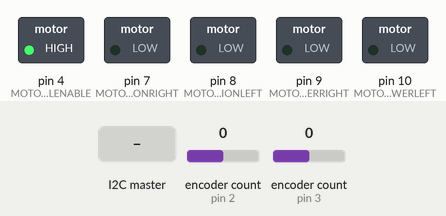
Recording of a sketch running on a simulated Arduino Uno, built with avr-gcc and run on an emulated ATmega328P. Shown: switched loads named in the sketch (green lamp = pin HIGH). Inputs (shaded band) come from the test bench; at power-on: encoder count (sensors on pin 2, pin 3) 0. What the sketch prints to the serial monitor is not drawn.

Above: at 1.7 s.
1.8 s: the I2C master sends the byte 200
At 2.6 s:
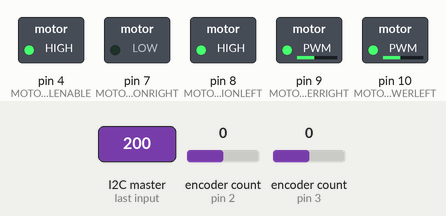
Timing chart, 0 to 4.8 s (numbered marks = the images above; inputs shaded):
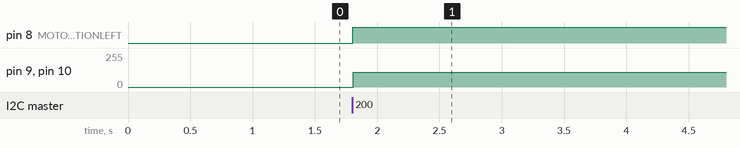

The sketch:

Demo2square.ino
```cpp
// Project Demo 1 for SEED Lasb EENG350
// Arduno reads motor encoders, commands it to the position chosen by the RPi running openCV
// Pins 9 & 10 are ON/OFF controls. Pins 7 & 8 are direction controls.
// Encoder pins are attached to pins 2 & 4, 3 & 5, and have interrupts attached to them.

//NOTES: POSITIVE ANGLES ARE CLOCKWISE ROTATION OF THE ROBOT, SEEN FROM ABOVE.
//left encoder read: negative if robot is going forward


//Include necessary libraries
#include <Wire.h>
#include <Encoder.h>

//Setup encoders
Encoder leftEnc(2, 6);
Encoder rightEnc(3, 5);

//Global costant declarations
#define clockFrequency 400000
#define MOTORPOWERLEFT 10
#define MOTORPOWERRIGHT 9
#define MOTORDIRECTIONLEFT 8
#define MOTORDIRECTIONRIGHT 7
#define MOTORGLOBALENABLE 4
#define ENCL1 2
#define ENCL2 6
#define ENCR1 3
#define ENCR2 5
#define CIRCUMFERENCE 0.769         //Wheel circumference in feet
#define COUNTSPERDEGREE 8.72       //originally 23.72
#define COUNTSPERFOOT 1730        // was 4161
#define FEETPERDEGREE 0.0057

                                    //These will be given by TA's
#define DESIREDFEET 8.4               //This will be TA assigned for task 2, 1ft for task 3
#define DESIREDANGLE 210            //This will be 0 for task 2, TA assigned for task 3

//Global variable declarations
long positionCommandLeft = 0;
long positionCommandRight = 0;
long errorLeft = 0;
long errorRight = 0;
long startingCountsLeft = 0;
long startingCountsRight = 0;
int straightDriveLevel = 130;
float controlLeft = 0;
float controlRight = 0;
float proportionalLeft = 0;
float proportionalRight = 0;
float derivative = 0;
float timeLoop = 0;
float startTime= 0;
float outputLeft = 0;
float outputRight = 0;
long encRightPrev = 0;
long encLeftPrev = 0;


float Ki = (0.01);
float Kp = (0.000001);
float KpDrive = (0.1);
float Ka = (0.0); // angular velocity proportional coefficient
//////////////////////////////////////////////////////////////////////////////////////////////////////////
int holdOn = 0;
volatile byte positionCommand = 0;

void receiveCommand(){
  while(Wire.available() > 0){
    positionCommand = Wire.read();
    holdOn = 1;
    Serial.println(positionCommand);
    if(positionCommand <= 90){
      turn(positionCommand);
      holdOn = 0;
    }
    else if(positionCommand > 90){
      positionCommand = positionCommand - 90;
      drive(positionCommand);
      holdOn = 0;
    }
    else if(positionCommand = 0){
      boxTurn(1);
      holdOn = 0;
    }
    else{
      holdOn = 0;
      break;
    }
  }
}

void sendCommand(){
  Wire.write(holdOn);
}


void setup() {
  Serial.begin(115200);               //Start serial debug
    //Begin I2C communication
  Wire.begin(0x04);  //slave adddress 1
  Wire.setClock(clockFrequency);
  Wire.onReceive(receiveCommand);
  Wire.onRequest(sendCommand);

  pinMode(MOTORPOWERLEFT, OUTPUT);  //Declare outputs as outputs
  pinMode(MOTORPOWERRIGHT, OUTPUT);
  pinMode(MOTORDIRECTIONLEFT, OUTPUT);
  pinMode(MOTORDIRECTIONRIGHT, OUTPUT);
  // pinMode(MOTORPOWERLEFT, OUTPUT); //duplicate
  pinMode(MOTORGLOBALENABLE, OUTPUT);
  pinMode(ENCL1, INPUT);            //Declare inputs as inputs
  pinMode(ENCL2, INPUT);
  pinMode(ENCR1, INPUT);
  pinMode(ENCR2, INPUT);

  digitalWrite(MOTORGLOBALENABLE, HIGH); //Must be high

  delay(500);                      //Wait 2 seconds before beginning movement
  Serial.println("Exiting setup()///////////////////////////////////////////////////////////////////");
}
///////////////////////////////////////////////////////////////////////////////////////////////////////////
void loop() {
  // turn(DESIREDANGLE);
  //Serial.println("Escaped turn, ready for drive.");
  //delay(1000);
  //drive(DESIREDFEET);
  //boxTurn(1);
  //exit(1);
}
///////////////////////////////////////////////////////////////////////////////////////////////////////////

/////////////////////////////////////////////////////////////////////////////////////////////////////////////////
void turn (int angle){
positionCommandLeft = 0;
positionCommandRight = 0;
errorLeft = 0;
errorRight = 0;
startingCountsLeft = 0;
startingCountsRight = 0;
straightDriveLevel = 130;
controlLeft = 0;
controlRight = 0;
proportionalLeft = 0;
proportionalRight = 0;
derivative = 0;
timeLoop = 0;
startTime= 0;
outputLeft = 0;
outputRight = 0;
float integralLeft = 0;
float integralRight = 0;
int i;
float velocityLeft = 0;
float velocityRight = 0;
float angularVelocity = 0; // positive = clockwise
startTime = millis();

  Serial.println("turning");
  startingCountsLeft = leftEnc.read();
  startingCountsRight = rightEnc.read();
  positionCommandLeft = startingCountsLeft - angle*COUNTSPERDEGREE;
  positionCommandRight = startingCountsRight - angle*COUNTSPERDEGREE;
  errorLeft = positionCommandLeft - leftEnc.read();
  errorRight = positionCommandRight - rightEnc.read();
  Serial.print("errorRight  ");
  Serial.println(errorRight);


  do{

//    velocityLeft = leftEnc.read() - encLeftPrev;
//    velocityRight = rightEnc.read() - encRightPrev;
//    angularVelocity = velocityLeft - velocityRight;
//    Serial.print("ang vel  ");
//    Serial.println(angularVelocity*Ka);


    integralLeft = integralLeft + timeLoop * errorLeft;
    integralRight = integralRight + timeLoop * errorRight;

    outputLeft = constrain((abs( (errorLeft * Kp) + (integralLeft * Ki) + (Ka*angularVelocity))), 0, 90);    //was 210
    outputRight = constrain((abs((errorRight * Kp) + (integralRight * Ki) - (Ka*angularVelocity))), 0, 90);  //was 210
    //Serial.print("integral rRight  ");
    //Serial.println(integralRight*Ki);

    timeLoop = (millis() - startTime)/1000;
    //startTime = millis();


  if(errorRight > 0){
      digitalWrite(MOTORDIRECTIONRIGHT, HIGH);
  }
  else {
          digitalWrite(MOTORDIRECTIONRIGHT, LOW);
  }

   if(errorLeft > 0){
      digitalWrite(MOTORDIRECTIONLEFT, HIGH);
  }
  else {
          digitalWrite(MOTORDIRECTIONLEFT, LOW);
  }
  analogWrite(MOTORPOWERRIGHT, outputRight);
  analogWrite(MOTORPOWERLEFT, outputLeft);
Serial.print("outputLEFT  ");
  Serial.print(outputLeft);
  Serial.print("outputRight  ");
  Serial.println(outputRight);


  errorLeft = positionCommandLeft - leftEnc.read();
  errorRight = positionCommandRight - rightEnc.read();

  if(i%15 ==0){
  encLeftPrev = leftEnc.read();
  encRightPrev = rightEnc.read();
    }
  i ++;
// Serial.print("errorRight  ");
//  Serial.print(errorRight);
//   Serial.print("errorLEFT  ");
//  Serial.println(errorRight);
  if(millis() > startTime+5000){
    return;
  }
 } while(abs(errorLeft) > 25 || abs(errorRight) > 25 );

  analogWrite(MOTORPOWERRIGHT, 0);
  analogWrite(MOTORPOWERLEFT, 0);
  return;

  Serial.println("done driving");

}
/////////////////////////////////////////////////////////////////////////////////////////////////////////////////
/////////////////////////////////////////////////////////////////////////////////////////////////////////////////
void drive (int distance){
positionCommandLeft = 0;
 positionCommandRight = 0;
errorLeft = 0;
errorRight = 0;
startingCountsLeft = 0;
startingCountsRight = 0;
straightDriveLevel = 130;
controlLeft = 0;
controlRight = 0;
proportionalLeft = 0;
proportionalRight = 0;
derivative = 0;
timeLoop = 0;
startTime= 0;
outputLeft = 0;
outputRight = 0;
float integralLeft = 0;
float integralRight = 0;
int i;
float velocityLeft = 0;
float velocityRight = 0;
float angularVelocity = 0; // positive = clockwise
//digitalWrite(MOTORDIRECTIONRIGHT, HIGH);
//digitalWrite(MOTORDIRECTIONLEFT, LOW);
//analogWrite(MOTORPOWERRIGHT, 200);
//analogWrite(MOTORPOWERLEFT, 200);
//delay(100);
//analogWrite(MOTORPOWERRIGHT, 0);
//analogWrite(MOTORPOWERLEFT, 0);

  Serial.println("driving");
  startingCountsLeft = leftEnc.read();
  startingCountsRight = rightEnc.read();
  positionCommandLeft = startingCountsLeft - distance*COUNTSPERFOOT;
  positionCommandRight = startingCountsRight + distance*COUNTSPERFOOT;
  errorLeft = positionCommandLeft - leftEnc.read();
  errorRight = positionCommandRight - rightEnc.read();
  Serial.print("errorRight  ");
  Serial.println(errorRight);

errorLeft ++;
errorRight ++;


 while(abs(errorLeft) > 25 || abs(errorRight) > 25 ){

    velocityLeft = leftEnc.read() - encLeftPrev;
    velocityRight = rightEnc.read() - encRightPrev;
    angularVelocity = velocityLeft - velocityRight;


    integralLeft = integralLeft + timeLoop * errorLeft;
    integralRight = integralRight + timeLoop * errorRight;

    outputLeft = constrain((abs( (errorLeft * Kp) + (integralLeft * Ki) - (Ka*angularVelocity))), 0, 110);          //was 255
    outputRight = constrain((abs((errorRight * Kp) + (integralRight * Ki) + (Ka*angularVelocity))), 0, 110);        //was 255
    Serial.print("error*kp =  ");
    Serial.println(errorLeft * Kp);
//
    timeLoop = (millis() - startTime)/1000;
    startTime = millis();


      if(errorRight > 0){
          digitalWrite(MOTORDIRECTIONRIGHT, HIGH);
      }
      else {
              digitalWrite(MOTORDIRECTIONRIGHT, LOW);
      }

       if(errorLeft > 0){
          digitalWrite(MOTORDIRECTIONLEFT, HIGH);
      }
      else {
              digitalWrite(MOTORDIRECTIONLEFT, LOW);
      }
      analogWrite(MOTORPOWERRIGHT, outputRight);
      analogWrite(MOTORPOWERLEFT, outputLeft);
      Serial.print("outputLEFT  ");
      Serial.print(outputLeft);
      Serial.print("outputRight  ");
      Serial.println(outputRight);


      errorLeft = positionCommandLeft - leftEnc.read();
      errorRight = positionCommandRight - rightEnc.read();

      if(i%15 ==0){
      encLeftPrev = leftEnc.read();
      encRightPrev = rightEnc.read();
        }
      i ++;
// Serial.print("errorRight  ");
//  Serial.print(errorRight);
//   Serial.print("errorLEFT  ");
//  Serial.println(errorRight);
 }

    analogWrite(MOTORPOWERRIGHT, 0);
  analogWrite(MOTORPOWERLEFT, 0);

  Serial.println("done driving");
  return;
}

void boxTurn (bool lOrR){
  // Left is defined as 0, Right is defined as 1
  if(lOrR == 0) {
    turn(-90);
    delay(200);
    drive(1.1);
    delay(200);
    turn(-90);
    delay(200);
    drive(1.1);
  }
  else if(lOrR == 1){
    turn(90);
    delay(200);
    drive(1.2);
    delay(200);
    turn(-90);
    delay(200);
    drive(2.2);
    delay(200);
    turn(-90);
    delay(200);
    drive(2.2);
    delay(200);
    turn(-90);
    delay(200);
    drive(2.2);
    delay(200);
    turn(-90);
    delay(200);
    drive(1.2);
  }
}
```

Measured:
- after the input at 1.8 s, pin 8 (MOTORDIRECTIONLEFT): LOW → HIGH at once; pin 9 (MOTORPOWERRIGHT), pin 10 (MOTORPOWERLEFT): 0/255 → 110/255 at once
